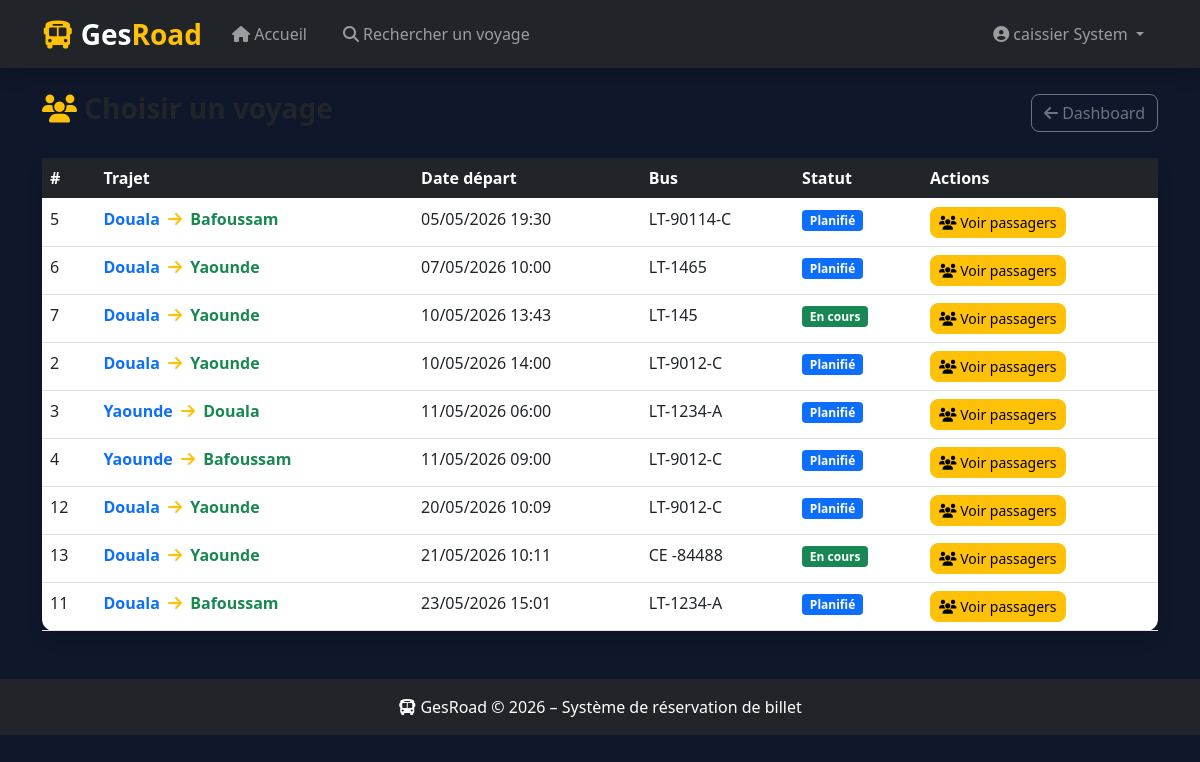
The app's page /index.php?controller=caissier&action=choisirVoyage (signed in) with its own data.
### tables this page shows
CREATE TABLE `voyage` (
  `id` int(11) NOT NULL AUTO_INCREMENT,
  `agencelocaledeapart_id` int(11) NOT NULL,
  `trajetchauffeur_id` int(11) DEFAULT NULL,
  `agenceloacledarrive_id` int(11) NOT NULL,
  `type_id` int(11) DEFAULT NULL,
  `bus_id` int(11) DEFAULT NULL,
  `dateheuredepart` datetime DEFAULT NULL,
  `dateheurearrive` datetime DEFAULT NULL,
  `prix` float DEFAULT NULL,
  `statut` int(11) DEFAULT NULL,
  `placerestante` int(11) DEFAULT NULL,
  PRIMARY KEY (`id`),
  KEY `FK_Association_16` (`agenceloacledarrive_id`),
  KEY `FK_Association_17` (`trajetchauffeur_id`),
  KEY `FK_Association_18` (`agencelocaledeapart_id`),
  KEY `FK_Association_6` (`bus_id`),
  KEY `FK_Association_7` (`type_id`),
  CONSTRAINT `FK_Association_16` FOREIGN KEY (`agenceloacledarrive_id`) REFERENCES `agence_locale` (`id`),
  CONSTRAINT `FK_Association_17` FOREIGN KEY (`trajetchauffeur_id`) REFERENCES `trajet_chauffeur` (`id`),
  CONSTRAINT `FK_Association_18` FOREIGN KEY (`agencelocaledeapart_id`) REFERENCES `agence_locale` (`id`),
  CONSTRAINT `FK_Association_6` FOREIGN KEY (`bus_id`) REFERENCES `bus` (`id`),
  CONSTRAINT `FK_Association_7` FOREIGN KEY (`type_id`) REFERENCES `typevoyage` (`id`)
);

CREATE TABLE `trajet` (
  `id` int(11) NOT NULL AUTO_INCREMENT,
  `villedepart` varchar(254) DEFAULT NULL,
  `villearrive` varchar(254) DEFAULT NULL,
  `distance` float DEFAULT NULL,
  `duree` varchar(254) DEFAULT NULL,
  PRIMARY KEY (`id`)
);

CREATE TABLE `bus` (
  `id` int(11) NOT NULL AUTO_INCREMENT,
  `typebus_id` int(11) DEFAULT NULL,
  `immatriculation` varchar(254) DEFAULT NULL,
  `nbre_place` int(11) DEFAULT NULL,
  `estdisponible` tinyint(1) DEFAULT 1,
  PRIMARY KEY (`id`),
  KEY `FK_Association_5` (`typebus_id`),
  CONSTRAINT `FK_Association_5` FOREIGN KEY (`typebus_id`) REFERENCES `typebus` (`id`)
);

### controllers/caissiercontrollers.php (called while the page is built, shortened)
<?php
class CaissierController {
    private $pdo;
    public function __construct($pdo) {
        $this->pdo         = $pdo;
    }
public function choisirVoyage() {
    $stmt = $this->pdo->prepare("
        SELECT
            v.id,
            t.villedepart,
            t.villearrive,
            v.dateheuredepart,
            v.placerestante,
            v.statut,
            b.immatriculation AS bus
        FROM voyage v
        JOIN trajet_chauffeur tc ON tc.id = v.trajetchauffeur_id
        JOIN trajet t            ON t.id  = tc.trajet_id
        JOIN bus b               ON b.id  = v.bus_id
        WHERE v.statut IN (0, 1)
        ORDER BY v.dateheuredepart ASC
    ");
    $stmt->execute();
    $voyages = $stmt->fetchAll(PDO::FETCH_ASSOC);
    require VIEWS . '/caissier/choisirvoyage.php';
}
}
?>

### views/caissier/choisirvoyage.php (the view, shortened to what this page needs)
<?php include ROOT . '/views/layout.php'; ?>
<div class="d-flex justify-content-between align-items-center mb-4">
    <h3 class="fw-bold">
        <i class="fas fa-users text-warning"></i> Choisir un voyage
    </h3>
    <a href="<?= BASE_URL ?>/index.php?controller=caissier&action=dashboard"
       class="btn btn-outline-secondary">
        <i class="fas fa-arrow-left"></i> Dashboard
    </a>
</div>
<div class="card shadow border-0">
    <div class="card-body p-0">
        <div class="table-responsive">
            <table class="table table-hover mb-0">
                <thead class="table-dark">
                    <tr>
                        <th>#</th>
                        <th>Trajet</th>
                        <th>Date départ</th>
                        <th>Bus</th>
                        <th>Statut</th>
                        <th>Actions</th>
                    </tr>
                </thead>
                <tbody>
                    <?php if (!empty($voyages)): ?>
                        <?php foreach ($voyages as $v): ?>
                            <tr>
                                <td><?= $v['id'] ?></td>
                                <td>
                                    <span class="text-primary fw-bold"><?= $v['villedepart'] ?></span>
                                    <i class="fas fa-arrow-right text-warning mx-1"></i>
                                    <span class="text-success fw-bold"><?= $v['villearrive'] ?></span>
                                </td>
                                <td><?= date('d/m/Y H:i', strtotime($v['dateheuredepart'])) ?></td>
                                <td><?= $v['bus'] ?></td>
                                <td>
                                    <?php if ($v['statut'] == 0): ?>
                                        <span class="badge bg-primary">Planifié</span>
                                    <?php else: ?>
                                        <span class="badge bg-success">En cours</span>
                                    <?php endif; ?>
                                </td>
                                <td>
                                    <a href="<?= BASE_URL ?>/index.php?controller=caissier&action=passagersVoyage&voyage_id=<?= $v['id'] ?>"
                                       class="btn btn-warning btn-sm">
                                        <i class="fas fa-users"></i> Voir passagers
                                    </a>
                                </td>
                            </tr>
                        <?php endforeach; ?>
                    <?php endif; ?>
                </tbody>
            </table>
        </div>
    </div>
</div>
<?php include ROOT . '/views/layout_footer.php'; ?>

### assets/css/style.css (style rules this page uses)
body { background-size: cover; background-position: center; background-repeat: no-repeat; transition: background-image 1s ease-in-out; }
html, body { height: 100%; margin: 0; background-color: #0f172a; }
.card { border-radius: 12px; border: none; }
.btn { border-radius: 8px; }

### records on screen
voyage: id "5", trajet.villedepart "Douala", trajet.villearrive "Bafoussam", dateheuredepart "05/05/2026 19:30", bus.immatriculation "LT-90114-C", statut "Planifié"
voyage: id "6", trajet.villedepart "Douala", trajet.villearrive "Yaounde", dateheuredepart "07/05/2026 10:00", bus.immatriculation "LT-1465", statut "Planifié"
voyage: id "7", trajet.villedepart "Douala", trajet.villearrive "Yaounde", dateheuredepart "10/05/2026 13:43", bus.immatriculation "LT-145", statut "En cours"
voyage: id "2", trajet.villedepart "Douala", trajet.villearrive "Yaounde", dateheuredepart "10/05/2026 14:00", bus.immatriculation "LT-9012-C", statut "Planifié"
voyage: id "3", trajet.villedepart "Yaounde", trajet.villearrive "Douala", dateheuredepart "11/05/2026 06:00", bus.immatriculation "LT-1234-A", statut "Planifié"
voyage: id "4", trajet.villedepart "Yaounde", trajet.villearrive "Bafoussam", dateheuredepart "11/05/2026 09:00", bus.immatriculation "LT-9012-C", statut "Planifié"
voyage: id "12", trajet.villedepart "Douala", trajet.villearrive "Yaounde", dateheuredepart "20/05/2026 10:09", bus.immatriculation "LT-9012-C", statut "Planifié"
voyage: id "13", trajet.villedepart "Douala", trajet.villearrive "Yaounde", dateheuredepart "21/05/2026 10:11", bus.immatriculation "CE -84488", statut "En cours"
voyage: id "11", trajet.villedepart "Douala", trajet.villearrive "Bafoussam", dateheuredepart "23/05/2026 15:01", bus.immatriculation "LT-1234-A", statut "Planifié"

### other values on screen
$_SESSION['user_nom'] "caissier"
$_SESSION['user_prenom'] "System"
